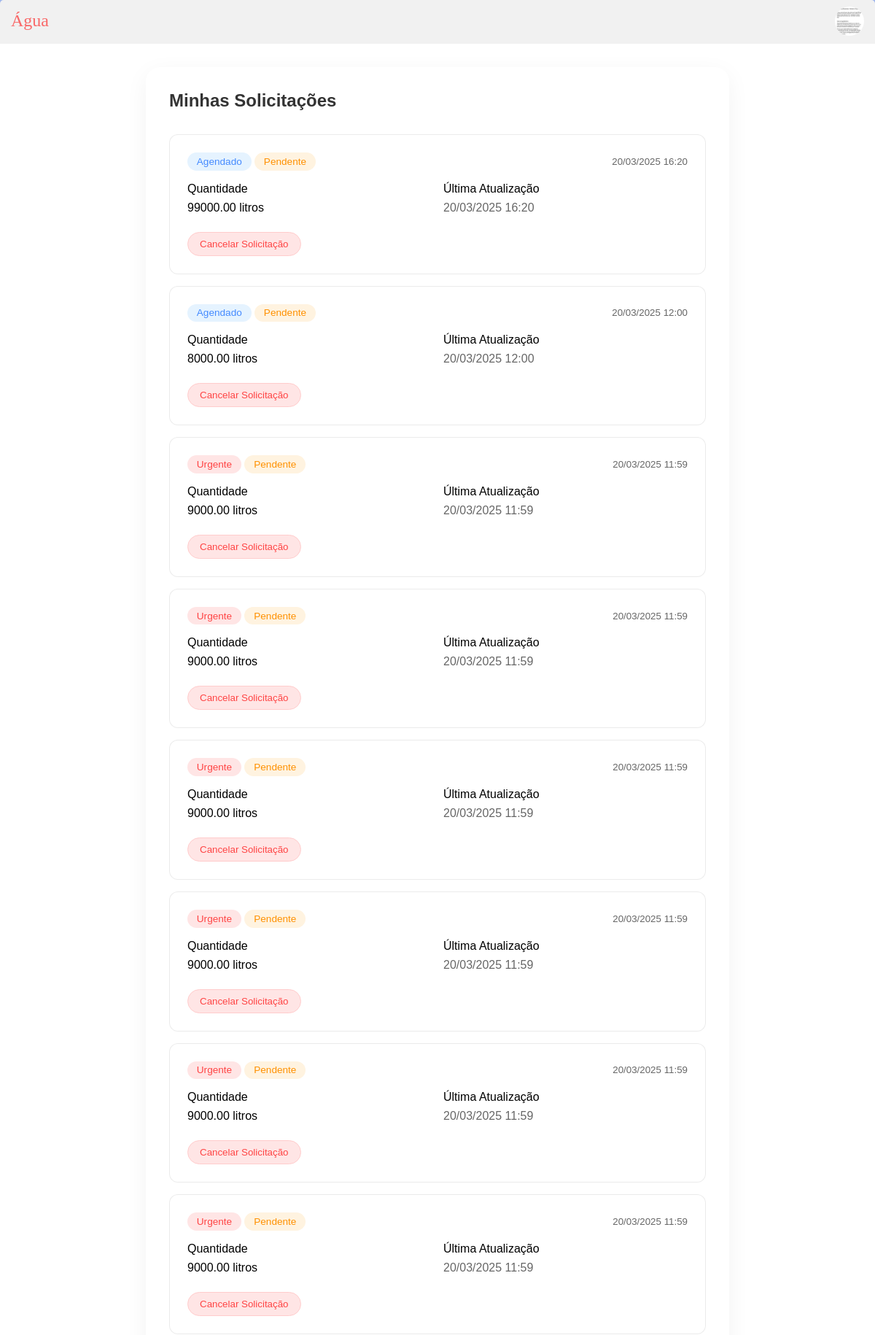
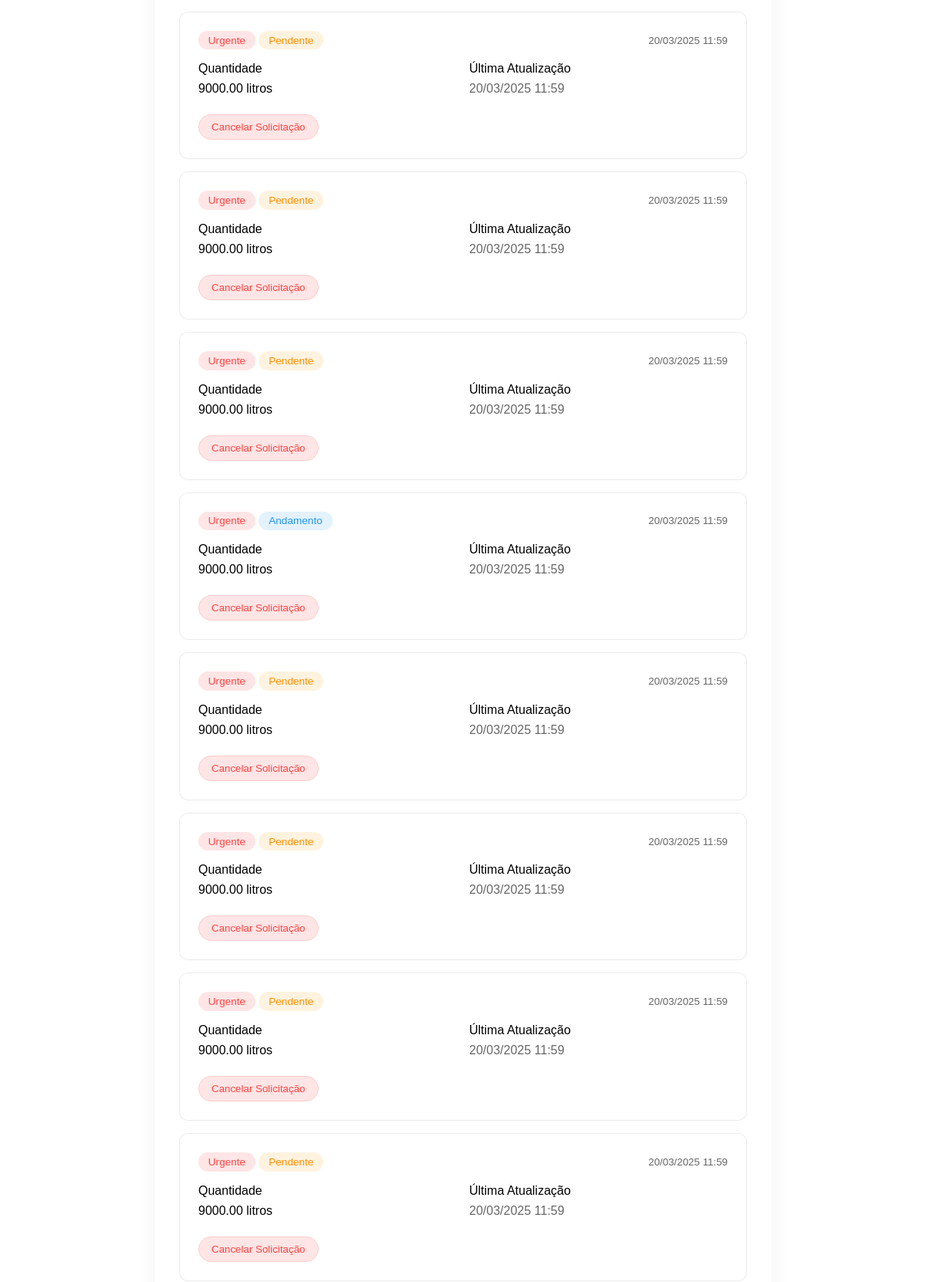
The page /clientes/index.php (signed in, upper part) on the database its author committed (2 pictures, top to bottom).
### tables this page shows
CREATE TABLE IF NOT EXISTS `pedidos` (
  `id` int NOT NULL AUTO_INCREMENT,
  `id_cliente` int NOT NULL,
  `id_motorista` int DEFAULT NULL,
  `quantidade` decimal(10,2) NOT NULL,
  `prioridade` enum('urgente','agendado') NOT NULL,
  `status` enum('pendente','andamento','concluido','cancelado') DEFAULT 'pendente',
  `data_pedido` datetime DEFAULT CURRENT_TIMESTAMP,
  `data_atualizacao` datetime DEFAULT CURRENT_TIMESTAMP ON UPDATE CURRENT_TIMESTAMP,
  `latitude` decimal(10,8) DEFAULT NULL,
  `longitude` decimal(11,8) DEFAULT NULL,
  PRIMARY KEY (`id`),
  KEY `cliente_id` (`id_cliente`),
  KEY `motorista_id` (`id_motorista`)
);

### clientes/index.php (the view, shortened to what this page needs)
<?php
$id_usuario = $_SESSION['user_id'] ;
require_once '../config/bd.php';
$stmt = mysqli_prepare($connect,
    "SELECT id, data_pedido, quantidade, prioridade, status
     FROM pedidos
     WHERE id_cliente = ?
     ORDER BY data_pedido DESC");
mysqli_stmt_bind_param($stmt, "i", $id_usuario);
mysqli_stmt_execute($stmt);
$result = mysqli_stmt_get_result($stmt);
?>
<!DOCTYPE html>
<html lang="pt-ao">
<head>
    <link rel="stylesheet" href="css/formS.css">
    <link rel="stylesheet" href="css/estilo.css">
    <link rel="stylesheet" href="../icon/font-awesome/css/all.min.css">
</head>
<body>
    <div class="main">
        <header class="header">
            <div class="title">
                <span>Água</span><i class="fal fa-map-marker-plus"></i>
            </div>
            <nav class="h">
                <a href="perfil/perfil.php" class="fotoU"><img src="../uploads/67d5a63ec33a3.jpg" alt=""></a>
            </nav>
        </header>
        <div class="content">
            <div class="solicitacoes-container">
                <h2 style="margin-bottom: 2rem; color: #333;">Minhas Solicitações</h2>
                <?php if(mysqli_num_rows($result) > 0): ?>
                    <?php while($solicitacao = mysqli_fetch_assoc($result)): ?>
                        <div class="solicitacao-card <?= $solicitacao['status'] === 'cancelado' ? 'status-cancelado' : '' ?>">
                            <div style="display: flex; justify-content: space-between; align-items: center;">
                                <div>
                                    <span class="status-badge prioridade-<?= $solicitacao['prioridade'] ?>">
                                        <?= ucfirst($solicitacao['prioridade']) ?>
                                    </span>
                                    <span class="status-badge status-<?= $solicitacao['status'] ?>">
                                        <?= ucfirst($solicitacao['status']) ?>
                                    </span>
                                </div>
                                <small style="color: #666;">
                                    <?= date('d/m/Y H:i', strtotime($solicitacao['data_pedido'])) ?>
                                </small>
                            </div>
                            <div class="detalhes-solicitacao">
                                <div>
                                    <label>Quantidade</label>
                                    <p style="margin: 0.5rem 0; font-weight: 500;">
                                        <?= $solicitacao['quantidade'] ?> litros
                                    </p>
                                </div>
                                <div>
                                    <label>Última Atualização</label>
                                    <p style="margin: 0.5rem 0; color: #666;">
                                        <?= date('d/m/Y H:i', strtotime($solicitacao['data_atualizacao'] ?? $solicitacao['data_pedido'])) ?>
                                    </p>
                                </div>
                            </div>
                            <?php if($solicitacao['status'] !== 'cancelado' && $solicitacao['status'] !== 'concluido'): ?>
                                <form method="POST" id="form-cancelamento" action="cancelar_pedido.php" style="margin-top: 1rem;">
                                    <button type="submit" name="cancelar" class="btn-cancelar">
                                        Cancelar Solicitação
                                    </button>
                                </form>
                            <?php endif; ?>
                        </div>
                    <?php endwhile; ?>
                <?php endif; ?>
            </div>
        </div>
    </div>
</body>
</html>

### clientes/css/formS.css (style rules this page uses)
.solicitacoes-container { max-width: 800px; margin: 2rem auto; padding: 2rem; background: rgba(255, 255, 255, 0.95); border-radius: 20px; box-shadow: 0 8px 32px rgba(0, 0, 0, 0.05); }
.solicitacao-card { padding: 1.5rem; margin-bottom: 1rem; background: rgba(255, 255, 255, 0.9); border-radius: 12px; border: 1px solid rgba(0, 0, 0, 0.08); transition: all 0.3s ease; }
.status-badge { display: inline-block; padding: 0.3rem 0.8rem; border-radius: 20px; font-size: 0.85em; font-weight: 500; }
.prioridade-urgente { background: #ffe5e5; color: #ff4444; }
.prioridade-agendado { background: #e5f3ff; color: #448aff; }
.status-pendente { background: #fff3e0; color: #ff9100; }
.status-andamento { background: #e3f2fd; color: #2196f3; }
.detalhes-solicitacao { display: grid; grid-template-columns: repeat(auto-fit, minmax(200px, 1fr)); gap: 1rem; margin-top: 1rem; }
.btn-cancelar { background: #ffe5e5; color: #ff4444; border: 1px solid #ffcccc; padding: 0.5rem 1rem; border-radius: 20px; cursor: pointer; transition: all 0.3s ease; }

### clientes/css/estilo.css (style rules this page uses)
* { margin: 0; padding: 0; box-sizing: border-box; }
html, body { width: 100%; height: 100%; font-family: 'font', Arial, sans-serif; background-color: #9fb6ee; }
.main { width: 100%; height: 100%; background: #9fb6ee; box-shadow: 0 4px 6px rgba(0, 0, 0, 0.1); position: relative; overflow-y: auto; border-radius: 5px; }
.header { width: 100%; height: 60px; background-color: #f1f1f1; border-bottom: 1px solid #f1f1f1; padding: 5px; }
.title { width: auto; height: 100%; padding: 10px; float: left; }
.title span { color: #f96969; font-size: 24px; font-family: 'bubblegum'; }
.h { width: auto; height: 100%; float: right; background-color: transparent; padding: 4px 10px; }
.fotoU { width: 40px; height: 40px; border-radius: 50px; float: right; }
.fotoU img { width: 100%; height: 100%; border-radius: 50%; }
.content { width: 100%; height: auto; overflow-y: auto; background-color: #fff; padding: 0 0 60px 0; }

### rows shown on the page
pedidos: prioridade "Agendado", status "Pendente", data_pedido "20/03/2025 16:20", quantidade "99000.00"
pedidos: prioridade "Agendado", status "Pendente", data_pedido "20/03/2025 12:00", quantidade "8000.00"
pedidos: prioridade "Urgente", status "Pendente", data_pedido "20/03/2025 11:59", quantidade "9000.00"
pedidos: prioridade "Urgente", status "Pendente", data_pedido "20/03/2025 11:59", quantidade "9000.00"
pedidos: prioridade "Urgente", status "Pendente", data_pedido "20/03/2025 11:59", quantidade "9000.00"
pedidos: prioridade "Urgente", status "Pendente", data_pedido "20/03/2025 11:59", quantidade "9000.00"
pedidos: prioridade "Urgente", status "Pendente", data_pedido "20/03/2025 11:59", quantidade "9000.00"
pedidos: prioridade "Urgente", status "Pendente", data_pedido "20/03/2025 11:59", quantidade "9000.00"
pedidos: prioridade "Urgente", status "Pendente", data_pedido "20/03/2025 11:59", quantidade "9000.00"
pedidos: prioridade "Urgente", status "Pendente", data_pedido "20/03/2025 11:59", quantidade "9000.00"
pedidos: prioridade "Urgente", status "Pendente", data_pedido "20/03/2025 11:59", quantidade "9000.00"
pedidos: prioridade "Urgente", status "Andamento", data_pedido "20/03/2025 11:59", quantidade "9000.00"
pedidos: prioridade "Urgente", status "Pendente", data_pedido "20/03/2025 11:59", quantidade "9000.00"
pedidos: prioridade "Urgente", status "Pendente", data_pedido "20/03/2025 11:59", quantidade "9000.00"
pedidos: prioridade "Urgente", status "Pendente", data_pedido "20/03/2025 11:59", quantidade "9000.00"
pedidos: prioridade "Urgente", status "Pendente", data_pedido "20/03/2025 11:59", quantidade "9000.00"
